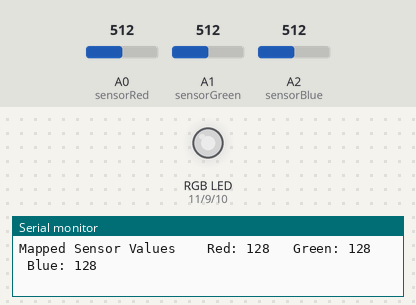
The sketch below on a simulated Arduino Uno, built with avr-gcc and run on an emulated ATmega328P. Shown: an RGB LED mixed from three pins (HIGH = lit), the last lines printed to the serial monitor. The inputs (shaded band) are chosen by the test bench; at power-on: A0 (sensorRed) = 512, A1 (sensorGreen) = 512, A2 (sensorBlue) = 512. Dim RGB values are drawn brighter than linear.

Above: at 1.8 s.
1.9 s: A0 (sensorRed) set to 716
At 2.7 s:
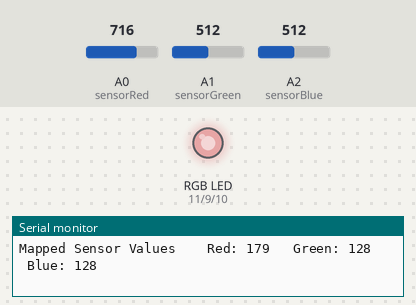
3.6 s: A1 (sensorGreen) set to 716
At 4.8 s:
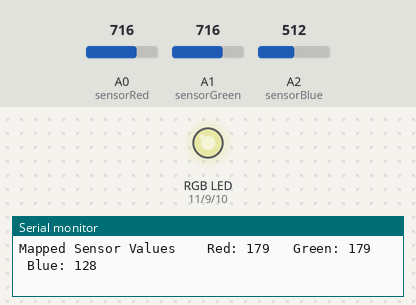
5.7 s: A2 (sensorBlue) set to 716
At 6.8 s:
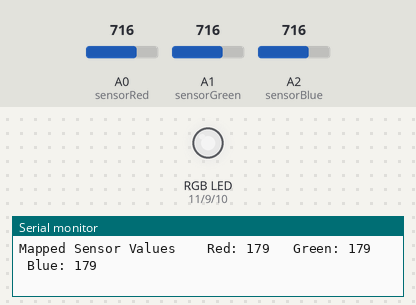
7.8 s: A0 (sensorRed) set to 900
At 8.9 s:
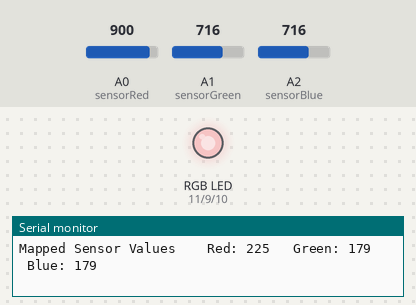
10.0 s: A1 (sensorGreen) set to 900
At 10.9 s:
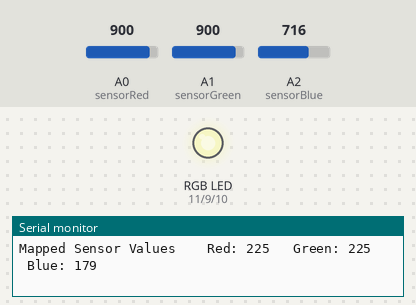
12.1 s: A2 (sensorBlue) set to 900
At 13.0 s:
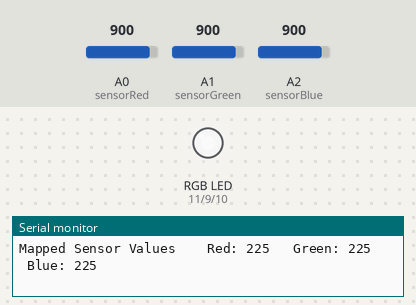
Timing chart, 0 to 15.1 s (numbered marks = the images above; inputs shaded):
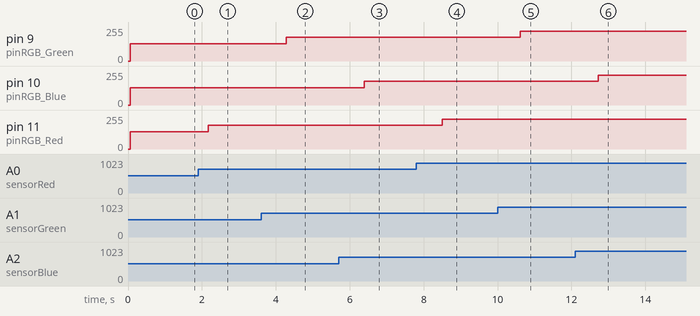

The sketch:

SensorLuzRGB.ino
```cpp
const int pinRGB_Red = 11;
const int pinRGB_Blue = 10;
const int pinRGB_Green = 9;

const int sensorRed = A0;
const int sensorGreen = A1;
const int sensorBlue = A2;

void setup() {
	Serial.begin(9600);
	pinMode(pinRGB_Red, OUTPUT);
	pinMode(pinRGB_Green, OUTPUT);
	pinMode(pinRGB_Blue, OUTPUT);
}

void loop() {
	int redSensorValue = analogRead(sensorRed);
	delay(5);
	int greenSensorValue = analogRead(sensorGreen);
	delay(5);
	int blueSensorValue = analogRead(sensorBlue);

	Serial.print("Raw Sensor Values \t Red: ");
	Serial.print(redSensorValue);
	Serial.print("\t Green: ");
	Serial.print(greenSensorValue);
	Serial.print("\t Blue: ");
	Serial.println(blueSensorValue);

	// Get Values RGB
	int redValue = redSensorValue / 4;
	int greenValue = greenSensorValue / 4;
	int blueValue = blueSensorValue / 4;

	Serial.print("Mapped Sensor Values \t Red: ");
	Serial.print(redValue);
	Serial.print("\t Green: ");
	Serial.print(greenValue);
	Serial.print("\t Blue: ");
	Serial.println(blueValue);

	analogWrite(pinRGB_Red, redValue);
	analogWrite(pinRGB_Green, greenValue);
	analogWrite(pinRGB_Blue, blueValue);

delay(1000);
}
```

Measured:
- after the input at 1.9 s, pin 11 (pinRGB_Red): 128/255 → 179/255 after 0.27 s
- after the input at 3.6 s, pin 9 (pinRGB_Green): 128/255 → 179/255 after 0.68 s
- after the input at 5.7 s, pin 10 (pinRGB_Blue): 128/255 → 179/255 after 0.69 s
- after the input at 7.8 s, pin 11 (pinRGB_Red): 179/255 → 225/255 after 0.71 s
- after the input at 10.0 s, pin 9 (pinRGB_Green): 179/255 → 225/255 after 0.62 s
- after the input at 12.1 s, pin 10 (pinRGB_Blue): 179/255 → 225/255 after 0.63 s
